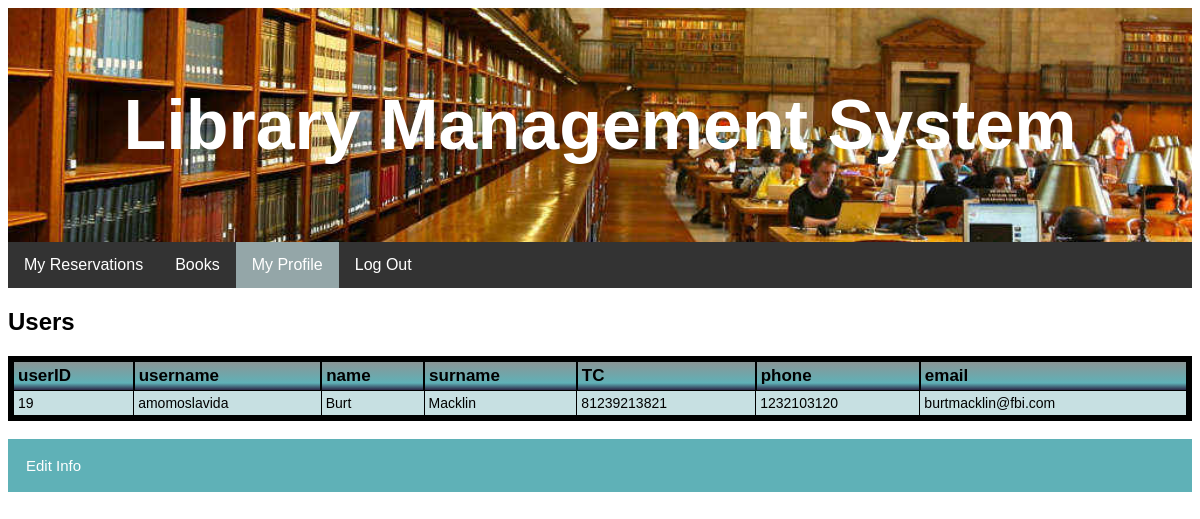
Page /profile.php (signed in) on the committed database.
### tables this page shows
CREATE TABLE `users` (
  `userID` int(11) NOT NULL AUTO_INCREMENT,
  `username` varchar(255) NOT NULL,
  `password` varchar(255) NOT NULL,
  `name` varchar(255) NOT NULL,
  `surname` varchar(255) NOT NULL,
  `TC` varchar(255) NOT NULL,
  `phone` varchar(255) NOT NULL,
  `email` varchar(255) NOT NULL,
  PRIMARY KEY (`userID`,`TC`),
  UNIQUE KEY `username` (`username`)
);

### profile.php (the view, shortened to what this page needs)
<?php
	if( $_SESSION["user"] == true ){
		$id =	$_SESSION['id'];
	}
	else{
		header("Location: login.php");
		return;
	}
?>
<!DOCTYPE html>
<html>
<head>
</head>
<body>
<div class="grid-container">
  <div class="header" id="head1" >
    <h1 style="color:white;cursor:pointer;" onclick="window.location.href='home.php'">Library Management System</h1>
  </div>
<ul>
  <li><a style="color:white;cursor:pointer;"   onclick="window.location.href='reservations2.php';">My Reservations</a></li>
  <li><a  style="color:white;cursor:pointer;"  onclick="window.location.href='books2.php';">Books</a></li>
  <li><a style="color:white;cursor:pointer;"  class="active" onclick="window.location.href='profile.php';">My Profile</a></li>
  <li><a style="color:white;cursor:pointer;" onclick="window.location.href='logout.php'">Log Out</a></li>
</ul>
 <div class="middle">
  <h2>Users</h2>
  <table class="cinereousTable">
	<thead>
		<tr>
			<th> userID </th>
			<th> username </th>
			<th> name </th>
			<th> surname </th>
			<th> TC </th>
			<th> phone </th>
			<th> email </th>
		</tr>
	</thead>
	<tbody>
	<?php
	$sql = "SELECT * FROM users
			WHERE userID = '$id'
			ORDER BY userID ASC
			";
	$res = mysqli_query($db, $sql) or die(mysqli_error($db));
	$post = "";
	if(mysqli_num_rows($res) > 0){
		while($row = mysqli_fetch_assoc($res)){
			$userID = $row['userID'];
			$username = $row['username'];
			$name = $row['name'];
			$surname = $row['surname'];
			$TC = $row['TC'];
			$phone = $row['phone'];
			$email = $row['email'];
			$post .=  "
							<tr>
								<td class='userID'> $userID </td>
								<td class='username'> $username </td>
								<td class='name'> $name </td>
								<td class='surname'> $surname </td>
								<td class='TC'> $TC </td>
								<td class='phone'> $phone </td>
								<td class='email'> $email </td>
							</tr>
						";
		}
		echo $post;
	}
?>
</tbody>
</table>
<br />
			<button class="collapsible">Edit Info</button>
		</div>
  </div>
</body>
</html>

### profile.php (style rules this page uses)
ul { list-style-type: none; margin: 0; padding: 0; overflow: hidden; background-color: #333; }
li { float: left; }
li a { display: block; color: white; text-align: center; padding: 14px 16px; text-decoration: none; }
#head1 { background-image: url('library.jpg'); background-position: center; background-repeat: no-repeat; background-size: cover; }
table.cinereousTable { font-family: Arial, Helvetica, sans-serif; border: 6px solid black; background-color: #c7e0e2; width: 100%; text-align: left; border-collapse: collapse; }
table.cinereousTable td, table.cinereousTable th { border: 1px solid black; padding: 4px 4px; }
table.cinereousTable tbody td { font-size: 14px; }
table.cinereousTable thead { background: linear-gradient(to bottom, #919191 0%,#5fb1b7 75%, #241235 100%); }
table.cinereousTable thead th { font-size: 17px; font-weight: bold; color: black; text-align: left; border-left: 2px solid black; }
table.cinereousTable thead th:first-child { border-left: none; }
body { font-family: Arial, Helvetica, sans-serif; }
.collapsible { background-color: #5fb1b7 ; color: white; cursor: pointer; padding: 18px; width: 100%; border: none; text-align: left; outline: none; font-size: 15px; }
.active, .collapsible:hover { background-color: #94a6a8; }
* { box-sizing: border-box; }
.header { grid-area: header; background-color: #F0F8FF; padding: 30px; text-align: center; font-size: 35px; }

### rows in the picture
users: userID "19", username "amomoslavida", name "Burt", surname "Macklin", TC "81239213821", phone "1232103120", email "burtmacklin@fbi.com"
